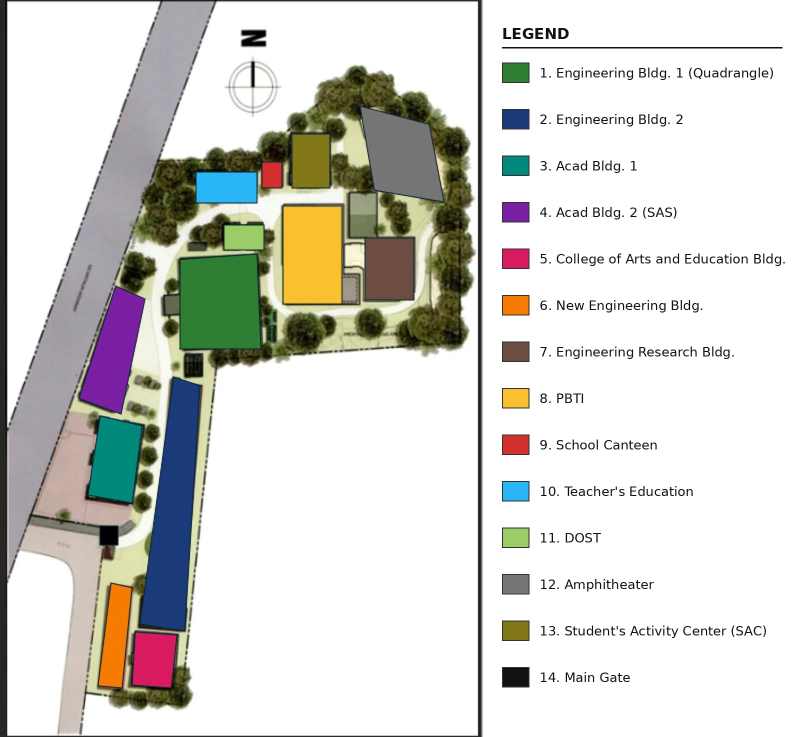
#> input picture source_images/campus_map_original.png, 1604 x 1474 px (shown at 1/2 size)
$ python prepare_map.py
#> lines starting #> are read from the running program, lines starting #| are printed output that depends on the picture
### map_processor.py
"""
map_processor.py
----------------
Everything that has to do with the campus MAP and its GEOMETRY.

Part 1 (pure Python, used at runtime by graph.py and app.py)
    * coordinate helpers  (percent  <->  map pixels)
    * polyline length
    * point-in-polygon (ray casting) and point-to-segment distance
    * building-collision check for a route polyline
    * validation of the whole walkway registry before it goes into SQLite

Part 2 (image tools, used only by prepare_map.py; needs Pillow + numpy)
    * crop the original map out of its legend panel
    * crop the black phone bars off the annotated map and align it
    * re-detect the red / blue / orange marks for the audit

Coordinate system (shared by EVERY layer of the website):
    x = percent of the map width  from the LEFT edge  (0 - 100)
    y = percent of the map height from the TOP edge   (0 - 100)
    measured on the cropped original map (944 x 1472 px).
"""
from __future__ import annotations

import math
from typing import Iterable, Sequence

# Reference frame (the cropped original map that the website shows)
MAP_WIDTH_PX = 944
MAP_HEIGHT_PX = 1472

# Crop boxes (left, top, right, bottom) in the uploaded images
ORIGINAL_CROP_BOX = (13, 1, 957, 1473)      # inside the black frame, legend panel removed
ANNOTATED_CROP_BOX = (0, 286, 946, 1762)    # black phone-screenshot bars removed

# Affine transform annotated-crop -> original-crop, found once with SIFT feature
# matching + RANSAC (345 inlier matches, 0.80 px RMS error).  Row-major 2x3.
ANNOTATED_TO_ORIGINAL = (
    (0.9961298410443848, 0.0003612555159231497, 0.8597495958290483),
    (-0.0003612555159231497, 0.9961298410443848, 1.1877127224224295),
)

# Same transform for the LATEST annotated map (purple walkways + 2 extra blue dots):
# 379 inlier matches, 0.81 px RMS error.
LATEST_ANNOTATED_TO_ORIGINAL = (
    (0.9960462036256448, 0.0003716810442615057, 0.8829984637669279),
    (-0.0003716810442615057, 0.9960462036256448, 1.2285423502394914),
)

# A line may come this close (in map pixels) to a building edge without being
# counted as "inside" it.  The footprints come from hand-painted colour blocks,
# so their edges are only accurate to about 2 px.
COLLISION_TOLERANCE_PX = 2.0
SAMPLE_STEP_PX = 1.0

Point = Sequence[float]


# ----------------------------------------------------------------------------
# Part 1 - geometry
# ----------------------------------------------------------------------------
def pct_to_px(p: Point) -> tuple[float, float]:
    """(x%, y%) -> (x px, y px) on the reference map."""
    return p[0] / 100.0 * MAP_WIDTH_PX, p[1] / 100.0 * MAP_HEIGHT_PX


def px_to_pct(p: Point, ndigits: int = 2) -> list[float]:
    """(x px, y px) -> [x%, y%] rounded."""
    return [round(p[0] / MAP_WIDTH_PX * 100.0, ndigits), round(p[1] / MAP_HEIGHT_PX * 100.0, ndigits)]


# [31 lines left out: functions polyline_length_px, point_in_polygon, point_segment_distance, not called in this run]


def distance_to_polygon_edge(p: Point, poly: Sequence[Point]) -> float:
    return min(point_segment_distance(p, poly[i], poly[(i + 1) % len(poly)]) for i in range(len(poly)))


# [45 lines left out: functions sample_polyline, polyline_collisions, not called in this run]


def entrance_owner_map(entrances: Sequence[dict]) -> dict[str, str]:
    """walkway node id -> building id, for nodes that are building entrances."""
    return {e["node_id"]: e["building_id"] for e in entrances if e.get("node_id")}


def segment_ignore_ids(segment: dict, owners: dict[str, str]) -> set[str]:
    """A segment that ends at a door may touch that door's own building."""
    return {owners[n] for n in (segment["start_node_id"], segment["end_node_id"]) if n in owners}


# [70 lines left out: function validate_walkway_registry, not called in this run]


# ----------------------------------------------------------------------------
# Part 2 - image tools (only for prepare_map.py)
# ----------------------------------------------------------------------------
def _pil():
    try:
        from PIL import Image  # noqa: F401
        import numpy  # noqa: F401
    except ImportError as exc:  # pragma: no cover - depends on the machine
        raise SystemExit("prepare_map.py needs extra packages:  pip install -r requirements-tools.txt") from exc
    from PIL import Image
    import numpy as np
    return Image, np


def crop_original(src_path, dst_path):
    """Cut the map panel (without legend and frame) out of the original image."""
    Image, _ = _pil()
    im = Image.open(src_path).convert("RGB").crop(ORIGINAL_CROP_BOX)
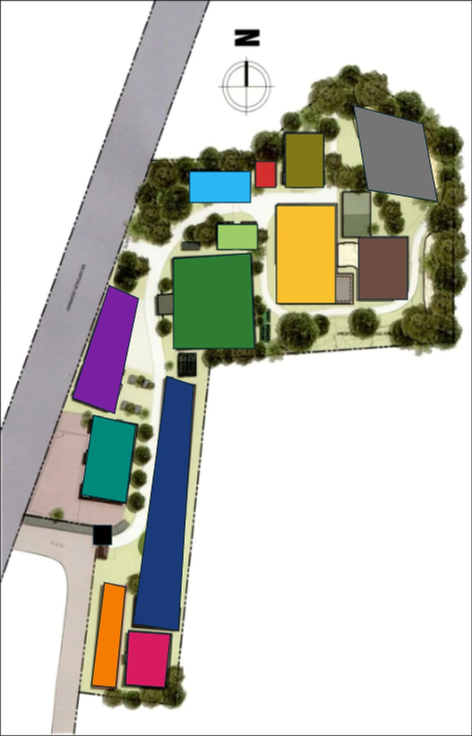
#> im: PIL image 944x1472 RGB (shown at 1/2 size); mean R, G, B 197.1, 196.8, 188.5
    assert im.size == (MAP_WIDTH_PX, MAP_HEIGHT_PX), im.size
    im.save(dst_path)
    return im


def crop_and_align_annotated(src_path, dst_path, transform=ANNOTATED_TO_ORIGINAL):
    """Remove the black bars and warp an annotated plan onto the original frame.
    Both annotated screenshots share the same crop box; each has its own transform."""
    Image, np = _pil()
    im = Image.open(src_path).convert("RGB").crop(ANNOTATED_CROP_BOX)
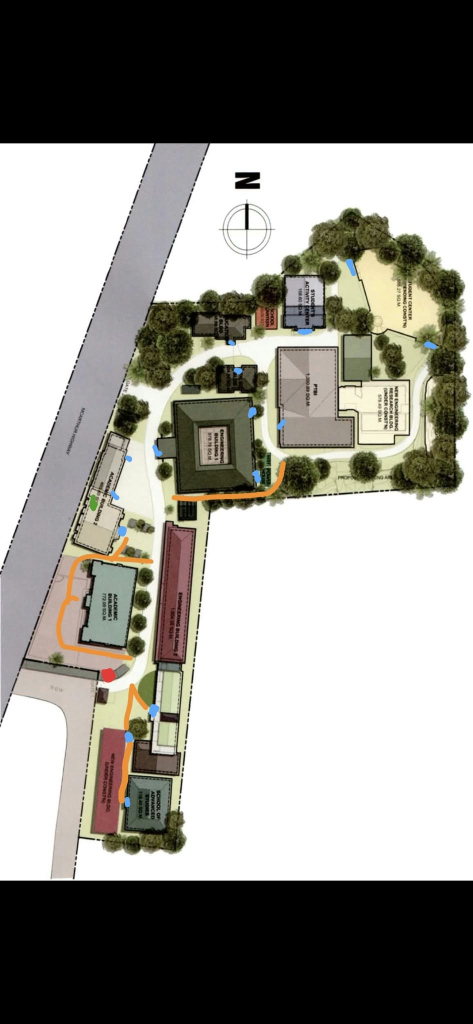
#> input picture source_images/campus_map_annotated.png, 946 x 2048 px (shown at 1/2 size)
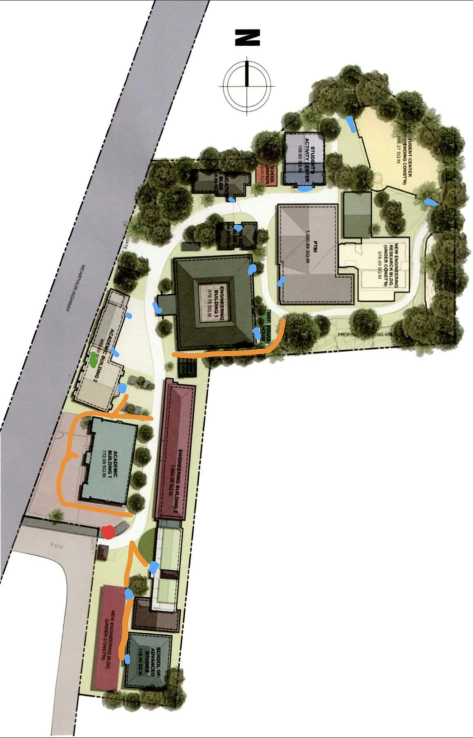
#> im: PIL image 946x1476 RGB (shown at 1/2 size); mean R, G, B 203.5, 201.3, 192.7
    (a, b, c), (d, e, f) = transform
    # Pillow wants the INVERSE mapping (output pixel -> input pixel)
    m = np.array([[a, b, c], [d, e, f], [0, 0, 1]], dtype=float)
    inv = np.linalg.inv(m)
    out = im.transform((MAP_WIDTH_PX, MAP_HEIGHT_PX), Image.AFFINE, tuple(inv[:2].ravel()),
                       resample=Image.BICUBIC, fillcolor=(255, 255, 255))
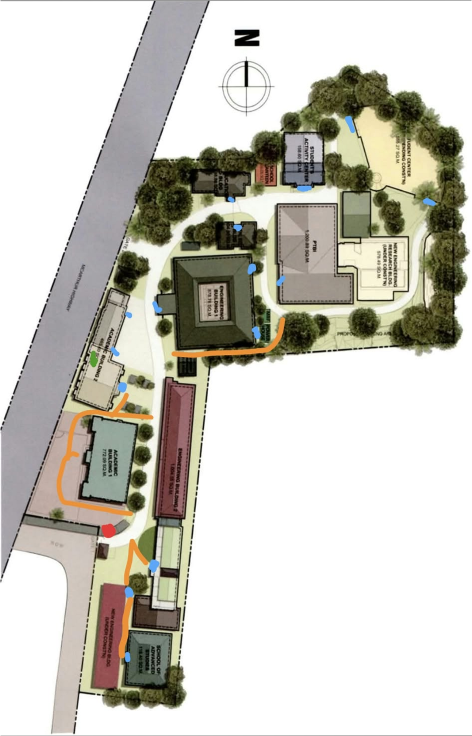
#> out: PIL image 944x1472 RGB (shown at 1/2 size); mean R, G, B 203.4, 201.2, 192.6
    out.save(dst_path)
    return out


# [30 lines left out: function detect_annotation_marks, not called in this run]

### prepare_map.py
"""
prepare_map.py
--------------
Builds the two map images the website uses, from the untouched uploads in
source_images/, and audits the JSON registries against the annotated map.

    python prepare_map.py            # (re)build static/images/*.png
    python prepare_map.py --audit    # re-detect red/blue/orange marks and compare with the JSON files
    python prepare_map.py --check    # validate walkway geometry against building footprints (no extra packages)

Building the images / auditing needs:  pip install -r requirements-tools.txt
The original uploads are never modified.
"""
from __future__ import annotations

import argparse
import json
import math
import sys
from pathlib import Path

import map_processor as mp

BASE = Path(__file__).resolve().parent
SRC_ORIGINAL = BASE / "source_images" / "campus_map_original.png"
SRC_ANNOTATED = BASE / "source_images" / "campus_map_annotated.png"
SRC_REVISED = BASE / "source_images" / "campus_map_revised_annotated.png"   # image(2), before the Quadrangle path
SRC_LATEST = BASE / "source_images" / "campus_map_latest_annotated.png"     # image(3), authoritative
OUT_MAP = BASE / "static" / "images" / "campus_map.png"
OUT_ANNOTATED = BASE / "static" / "images" / "annotated_campus_map.png"
OUT_LATEST = BASE / "static" / "images" / "latest_annotated_campus_map.png"


def load(name):
    with open(BASE / name, encoding="utf-8") as fh:
        return json.load(fh)


def build_images():
    OUT_MAP.parent.mkdir(parents=True, exist_ok=True)
    mp.crop_original(SRC_ORIGINAL, OUT_MAP)
    mp.crop_and_align_annotated(SRC_ANNOTATED, OUT_ANNOTATED, mp.ANNOTATED_TO_ORIGINAL)
    mp.crop_and_align_annotated(SRC_LATEST, OUT_LATEST, mp.LATEST_ANNOTATED_TO_ORIGINAL)
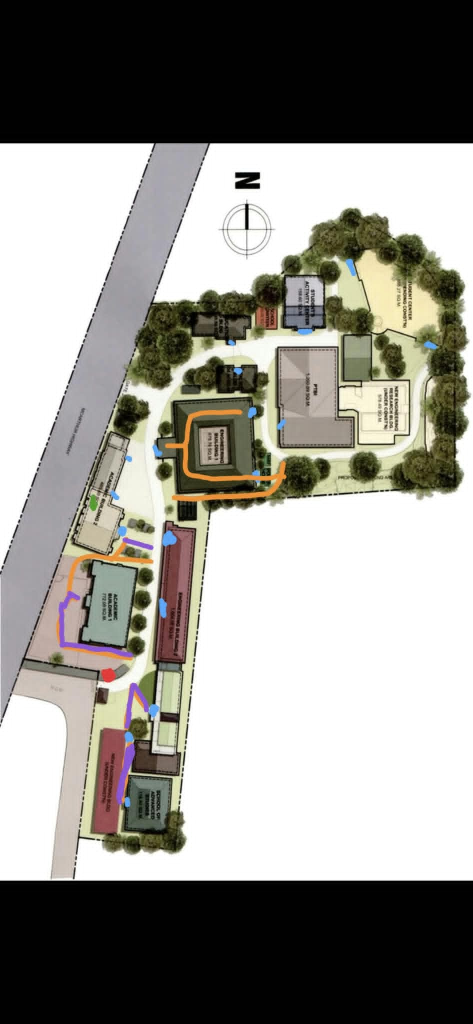
#> input picture source_images/campus_map_latest_annotated.png, 946 x 2048 px (shown at 1/2 size)
    print(f"wrote {OUT_MAP.relative_to(BASE)}  ({mp.MAP_WIDTH_PX} x {mp.MAP_HEIGHT_PX})")
    print(f"wrote {OUT_ANNOTATED.relative_to(BASE)}  (earlier annotated map, black bars removed, aligned)")
    print(f"wrote {OUT_LATEST.relative_to(BASE)}  (latest annotated map, black bars removed, aligned)")


def px_dist(a, b):
    return math.dist(mp.pct_to_px(a), mp.pct_to_px(b))


# [97 lines left out: functions audit, _dilate, check_geometry, not called in this run]


if __name__ == "__main__":
    ap = argparse.ArgumentParser(description=__doc__, formatter_class=argparse.RawDescriptionHelpFormatter)
    ap.add_argument("--audit", action="store_true")
    ap.add_argument("--check", action="store_true")
    args = ap.parse_args()
    if args.check:
        sys.exit(0 if check_geometry() else 1)
    if args.audit:
        sys.exit(0 if audit() else 1)
    build_images()
